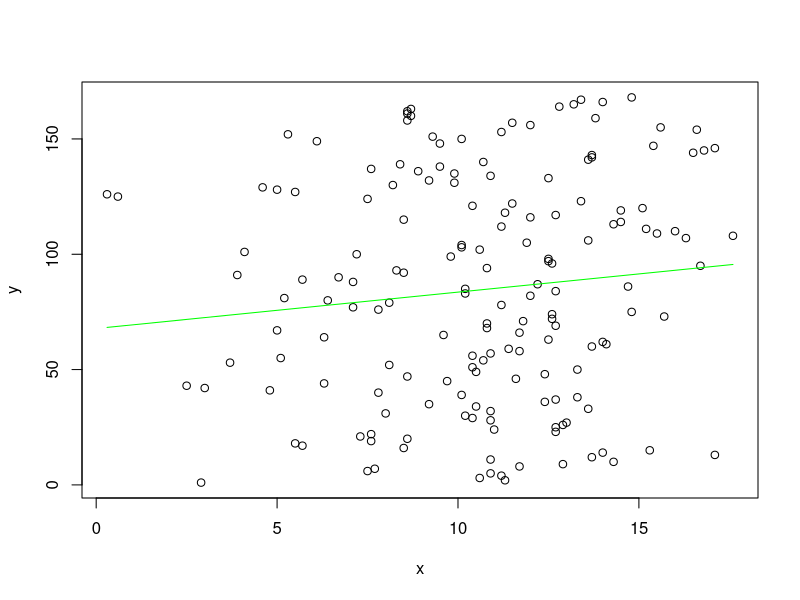
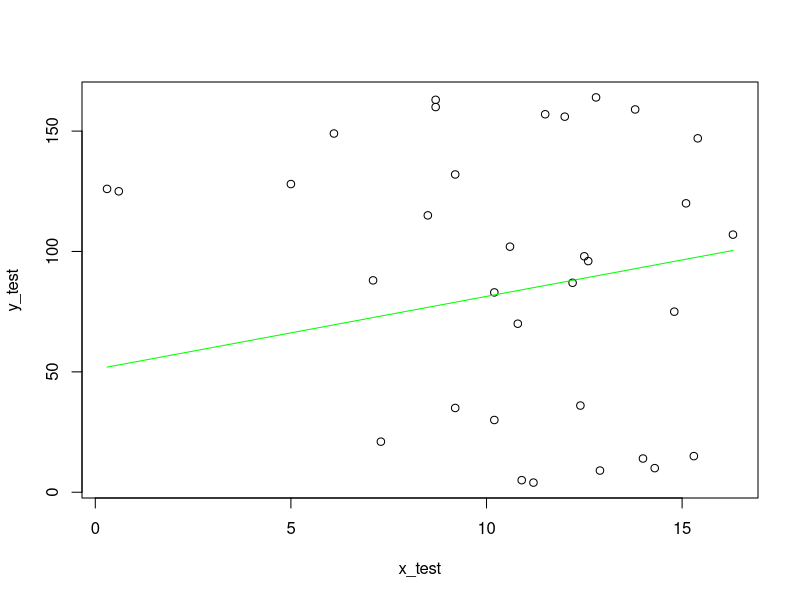
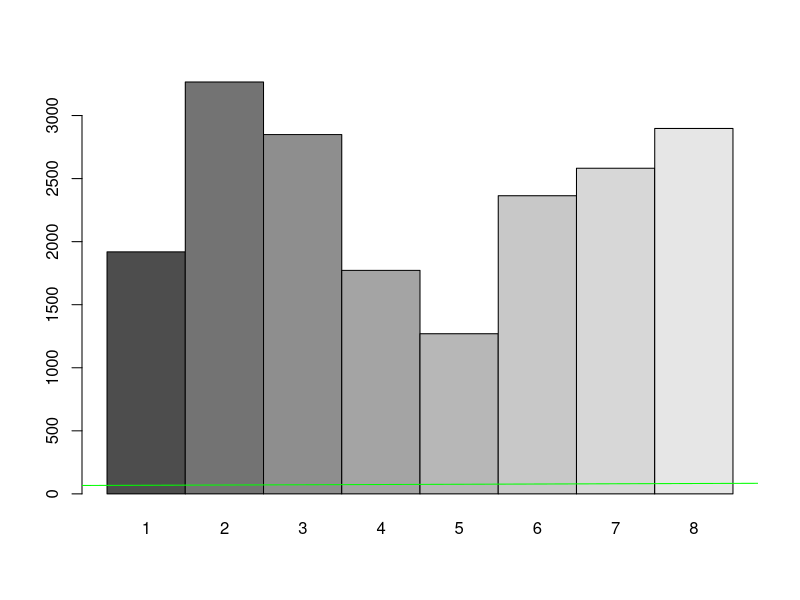
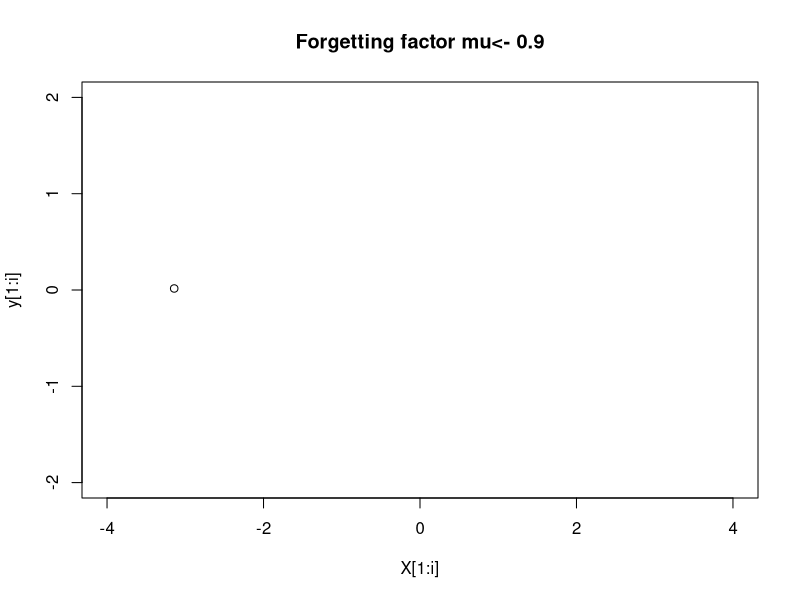
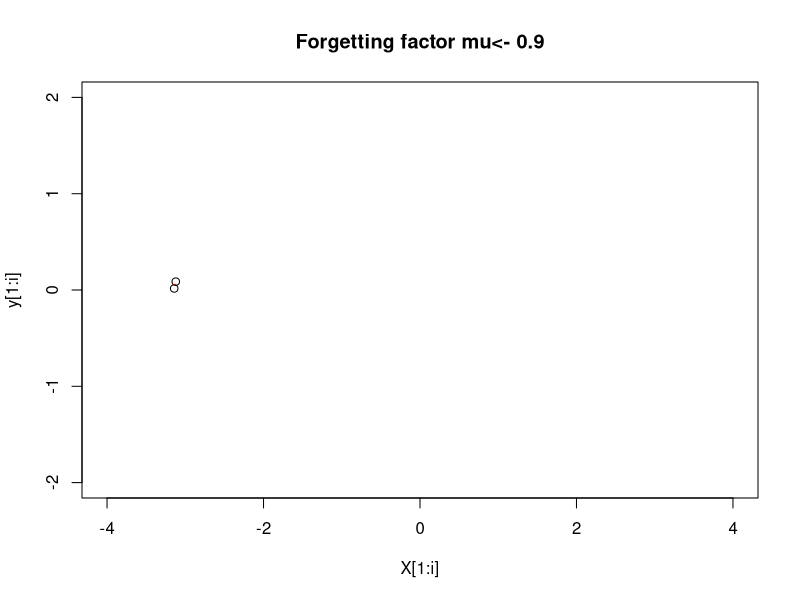
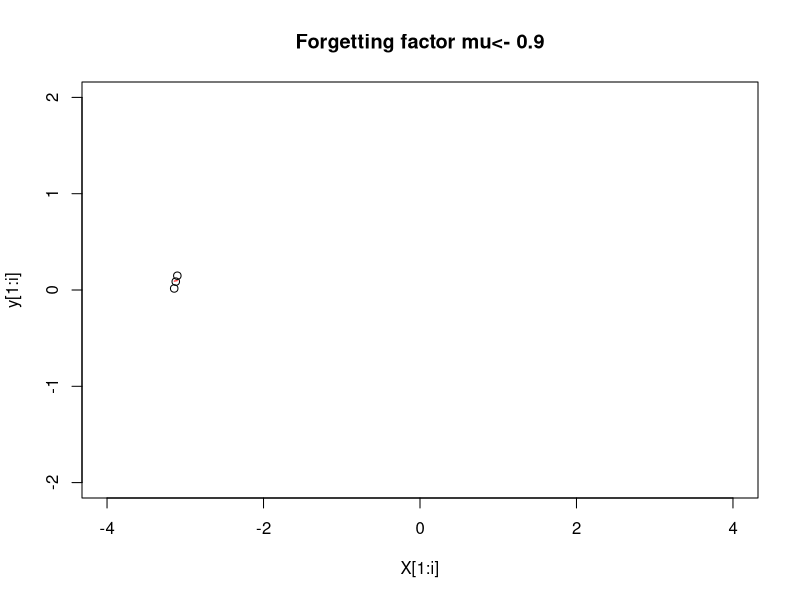
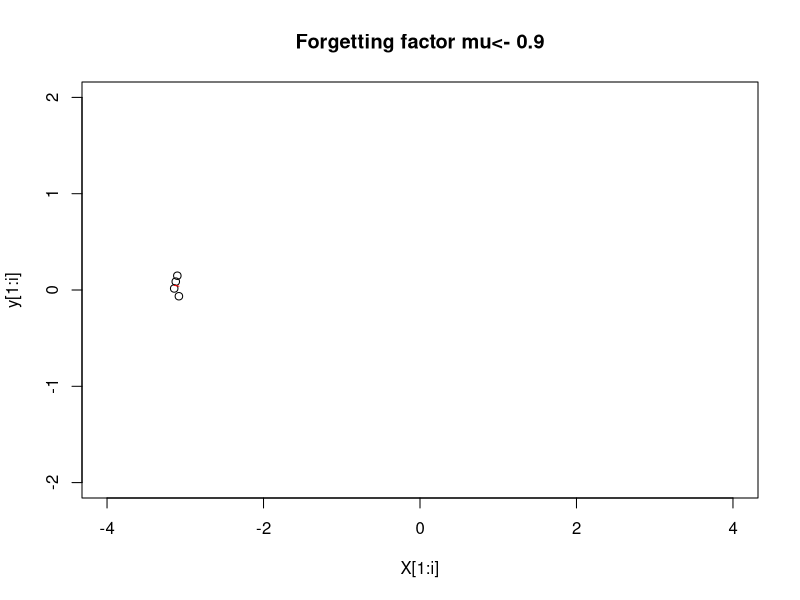
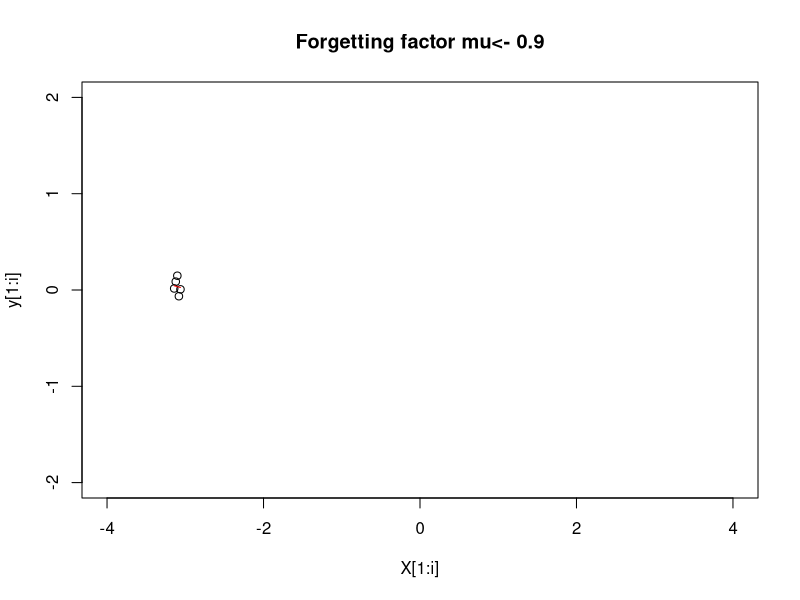

Write the R code that produced these figures, in order.
## ---- chunk 1
library("MASS")
data = read.table("data.txt")
data = as.matrix(data)
## ---- chunk 2
x = as.matrix(data[,1])
y = as.matrix(data[,2])
phi = matrix(c(x^0,x^1), nrow=dim(data)[1], ncol=dim(data)[2])
w = ginv(phi)%*%y
plot(x,y)

y_approx = phi%*%w
lines(x,y_approx,col="green")
## ---- chunk 3
y_mean = mean(y)
x_mean = mean(x)

SStot = sum((y-y_mean)**2)
SSres = sum((y-y_approx)**2)
r = 1 - (SSres/SStot)
## ---- chunk 4
library("MASS")
data = read.table("data.txt")
data = as.matrix(data) # Read data.txt as matrix

nrows = as.matrix(dim(data)[1]) 

tmp = as.matrix(rnorm(nrows)) # Get 168(nrows) random numbers & assign it to tmp
Y = sort(tmp) 
I = order(tmp)

dimensions = dim(data)
test_set_indices = I[1:floor(dimensions*0.2)] # Put dimensions[1] to remove the warning
training_set_indices = setdiff(I,test_set_indices)

numberOfTestPoints = floor(nrows*0.2)
numberOfTrainingPoints = nrows - numberOfTestPoints

#test_set_indices= 1:numberOfTestPoints  # First 20% indices are for testing
#training_set_indices = (ceiling(numberOfTestPoints)+1):nrows # Remaining 80% indices are for training

test_set = data[test_set_indices,] # Take the training & test data
training_set=data[training_set_indices,]

x_test = test_set[,1]
y_test = test_set[,2]

x_train = training_set[,1]
y_train = training_set[,2]

phi_train = matrix(c(x_train^0,x_train^1), nrow = numberOfTrainingPoints , ncol = 2) # Do the regression
w = ginv(phi_train)%*%y_train

# Now we have learned the weights from the training data.
# We need to determine how well these learned weights work for
# the unseen test set points.

phi_test = matrix(c(x_test^0,x_test^1), nrow = numberOfTestPoints , ncol = 2) 
y_test_predicted = phi_test%*%w # Find the estimates of y_test

plot(x_test,y_test)
par(new=TRUE) # hold on;
lines(x_test,y_test_predicted,col="green")
par(new=FALSE) # hold off;

sum((y_test-y_test_predicted)^2)/length(y_test)

sum((y_train - phi_train%*%w)^2)/length(y_train)
## ---- chunk 5
fold = 8
dimension_row = dim(data)[1]
n = dim(data)[1]/fold # divide into groups

# random distribution of numbers
tmp = runif(dimension_row,1,dimension_row) 
I = order(tmp)

# init MSE matrix
MSE = matrix(0, fold,1)
group_start = 1

# cross validation!
for (i in 1:fold){
  group_end = i*n
  test_set_indices = I[group_start:group_end]
  training_set_indices = setdiff(I,test_set_indices)
  
  test_set = data[test_set_indices,]
  training_set = data[training_set_indices,]
  
  x_test = test_set[,1]
  y_test = test_set[,2]

  x_train = training_set[,1]
  y_train = training_set[,2]
  
  phi_train = matrix(c(x_train^0,x_train^1), nrow = dimension_row-n , ncol = 2) # Do the regression
  w = ginv(phi_train)%*%y_train

  # Now we have learned the weights from the training data.
  # We need to determine how well these learned weights work for
  # the unseen test set points.

  phi_test = matrix(c(x_test^0,x_test^1), nrow = n , ncol = 2) 
  y_test_predicted = phi_test%*%w # Find the estimates of y_test

  MSE[i] =   sum((y_test-y_test_predicted)^2)/length(y_test)
  group_start = group_end + 1
}
barplot(MSE, beside = TRUE, names.arg = 1:dim(MSE)[1])

lines(x,phi%*%w,col="green")
## ---- chunk 6
## script lin_rls.R
##
rm(list=ls())
par(ask=TRUE)
n<-1;

rls<-function(x,y,t,P,mu=1){

P.new <-(P-(P%*%x%*%x%*%P)/as.numeric(1+x%*%P%*%x))/mu
ga <- P.new%*%x
epsi <- y-x%*%t
t.new<-t+ga*as.numeric(epsi)
list(t.new,P.new)
}

X<-seq(-pi,pi,by=.02)
N<-length(X)

y<-sin(X)+0.1*rnorm(N)
t<-numeric(2)
P<-500*diag(n+1)
mu<-0.9
for (i in 1:N){
    rls.step<-rls(c(1, X[i]),y[i],t,P,mu)
    t<-rls.step[[1]]
    P<-rls.step[[2]]
    plot(X[1:i],y[1:i], xlim=c(-4,4), ylim=c(-2,2), main=paste("Forgetting factor mu<-",mu))

    lines(X[1:i],cbind(array(1,c(i,1)), X[1:i])%*%t, col="red",) 
}
